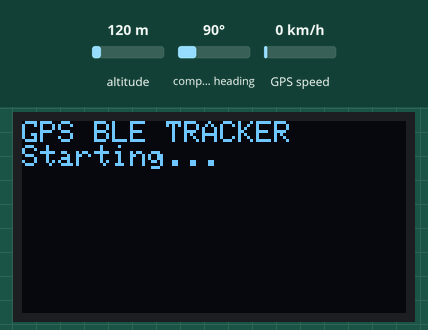
Bench run of a sketch on a simulated ESP32. Parts: 128×64 one-colour display. Inputs (shaded band) come from the test bench; at power-on: altitude 120 m, compass heading 90°, GPS speed 0 km/h. The GPS gets a fix after 3 s at 37.7749, -122.4194 with 8 satellites; nothing arrives over Bluetooth unless stated; a phone connects over Bluetooth LE 3 s after start; what the sketch prints to the serial monitor is not drawn.

Above: at 0.1 s.
At 1.1 s:
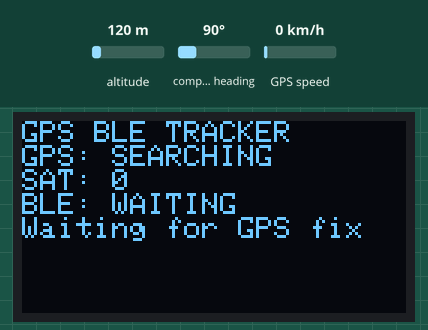
At 4.1 s:
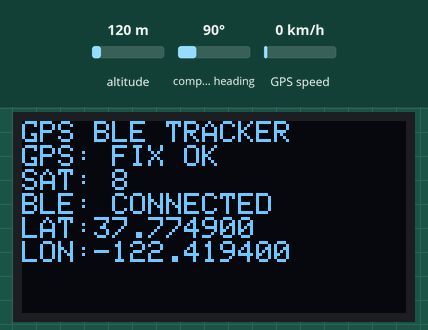

The sketch:

ESP32_GPS_BLE_OLED.ino
```cpp
#include <Arduino.h>
#include <Wire.h>
#include <TinyGPSPlus.h>
#include <Adafruit_GFX.h>
#include <Adafruit_SSD1306.h>
#include <BLEDevice.h>
#include <BLEServer.h>
#include <BLEUtils.h>
#include <BLE2902.h>

#define GPS_RX 16
#define GPS_TX 17
#define OLED_SDA 21
#define OLED_SCL 22
#define OLED_WIDTH 128
#define OLED_HEIGHT 64
#define OLED_RESET -1

// These must match the UUIDs in index.html.
#define SERVICE_UUID "0ad78e5c-1a7a-4b9a-8c15-31a96d9e32c2"
#define GPS_CHAR_UUID "2db8aa52-9017-4a5c-95a0-6f234e01981b"

HardwareSerial gpsSerial(2);
TinyGPSPlus gps;
Adafruit_SSD1306 display(OLED_WIDTH, OLED_HEIGHT, &Wire, OLED_RESET);
BLECharacteristic *gpsCharacteristic = nullptr;
bool oledReady = false;
volatile bool bleConnected = false;
unsigned long lastUpdate = 0;
unsigned long receivedBytes = 0;
unsigned long lastByteAt = 0;

class TrackerCallbacks : public BLEServerCallbacks {
  void onConnect(BLEServer *server) override { bleConnected = true; }
  void onDisconnect(BLEServer *server) override {
    bleConnected = false;
    BLEDevice::startAdvertising();
  }
};

void setup() {
  Serial.begin(115200);
  gpsSerial.begin(9600, SERIAL_8N1, GPS_RX, GPS_TX);
  Wire.begin(OLED_SDA, OLED_SCL);
  oledReady = display.begin(SSD1306_SWITCHCAPVCC, 0x3C);
  if (oledReady) {
    display.clearDisplay(); display.setTextColor(SSD1306_WHITE);
    display.setTextSize(1); display.setCursor(0, 0);
    display.println("GPS BLE TRACKER"); display.println("Starting..."); display.display();
  } else Serial.println("OLED not found: try 0x3D / check SDA SCL");

  BLEDevice::init("ESP32-GPS-BLE");
  BLEServer *server = BLEDevice::createServer();
  server->setCallbacks(new TrackerCallbacks());
  BLEService *service = server->createService(SERVICE_UUID);
  gpsCharacteristic = service->createCharacteristic(
    GPS_CHAR_UUID, BLECharacteristic::PROPERTY_READ | BLECharacteristic::PROPERTY_NOTIFY);
  gpsCharacteristic->addDescriptor(new BLE2902());
  gpsCharacteristic->setValue("WAITING");
  service->start();
  BLEAdvertising *advertising = BLEDevice::getAdvertising();
  advertising->addServiceUUID(SERVICE_UUID);
  advertising->setScanResponse(true);
  advertising->start();
  Serial.println("BLE advertising: ESP32-GPS-BLE");
}

void loop() {
  while (gpsSerial.available()) {
    char c = gpsSerial.read();
    gps.encode(c);
    receivedBytes++;
    lastByteAt = millis();
  }
  if (millis() - lastUpdate < 1000) return;
  lastUpdate = millis();

  bool dataArriving = receivedBytes > 0 && millis() - lastByteAt < 3000;
  bool fix = dataArriving && gps.location.isValid() && gps.location.age() < 3000;
  int sats = (dataArriving && gps.satellites.isValid() && gps.satellites.age() < 10000)
      ? gps.satellites.value() : 0;
  String payload = String(fix ? "1" : "0") + "," +
    (fix ? String(gps.location.lat(), 6) : "0") + "," +
    (fix ? String(gps.location.lng(), 6) : "0") + "," +
    String(sats) + "," +
    (fix && gps.speed.isValid() && gps.speed.age() < 3000 ? String(gps.speed.kmph(), 1) : "0") + "," +
    (fix && gps.altitude.isValid() && gps.altitude.age() < 3000 ? String(gps.altitude.meters(), 1) : "0") + "," +
    (fix && gps.hdop.isValid() && gps.hdop.age() < 3000 ? String(gps.hdop.hdop(), 1) : "0") + "," +
    String(dataArriving ? "1" : "0");

  gpsCharacteristic->setValue(payload.c_str());
  if (bleConnected) gpsCharacteristic->notify();
  Serial.printf("GPS %s | SAT %d | BLE %s | %s\n",
    fix ? "FIX" : (dataArriving ? "SEARCHING" : "NO DATA"),
    sats, bleConnected ? "CONNECTED" : "WAITING", payload.c_str());

  if (oledReady) {
    display.clearDisplay(); display.setTextSize(1); display.setTextColor(SSD1306_WHITE);
    display.setCursor(0, 0); display.println("GPS BLE TRACKER");
    display.print("GPS: "); display.println(fix ? "FIX OK" : (dataArriving ? "SEARCHING" : "NO DATA"));
    display.print("SAT: "); display.println(sats);
    display.print("BLE: "); display.println(bleConnected ? "CONNECTED" : "WAITING");
    if (fix) {
      display.print("LAT:"); display.println(gps.location.lat(), 6);
      display.print("LON:"); display.println(gps.location.lng(), 6);
    } else display.println("Waiting for GPS fix");
    display.display();
  }
}
```

Measured:
- what the display in image 1 shows lasts 3.0 s, from 1.0 s to 4.0 s
